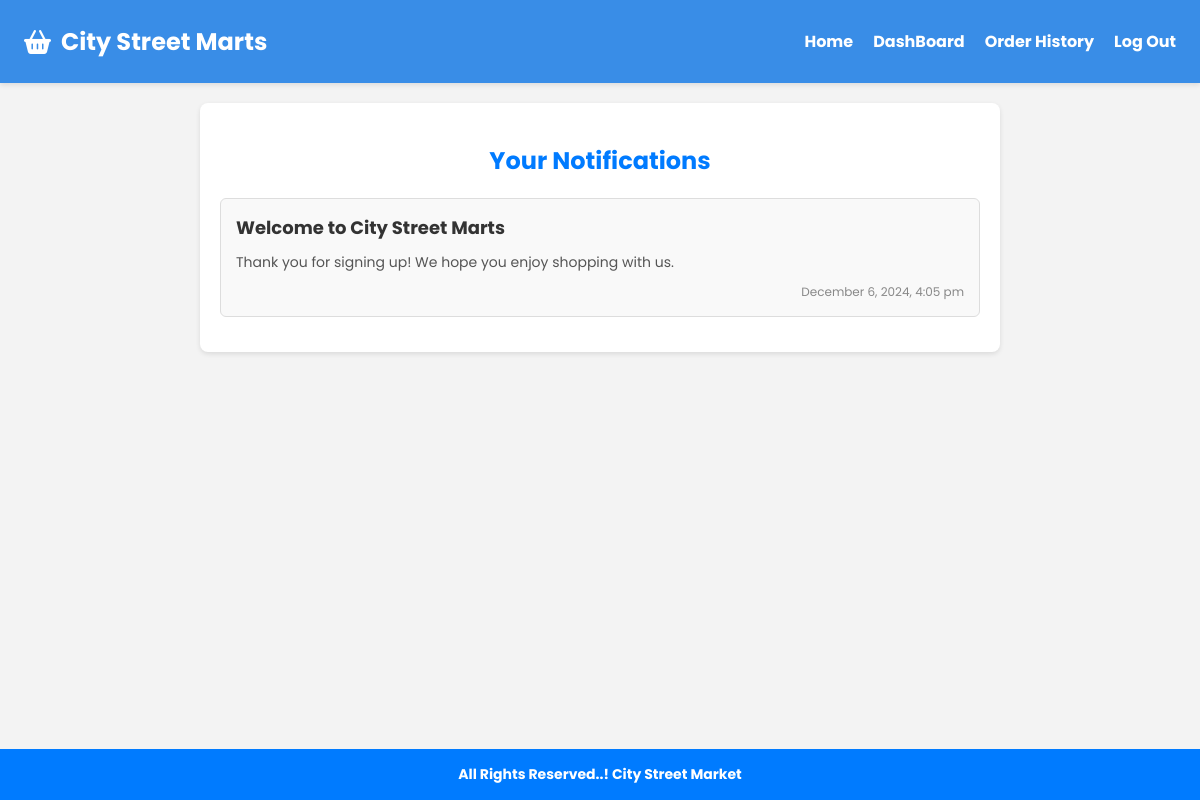
Screenshot of /user/Notifications.php (signed in) with the database file from the repository.
### tables this page shows
CREATE TABLE IF NOT EXISTS `notifications` (
  `id` int NOT NULL AUTO_INCREMENT,
  `user_id` int NOT NULL,
  `title` varchar(255) NOT NULL,
  `message` text NOT NULL,
  `created_at` timestamp NULL DEFAULT CURRENT_TIMESTAMP,
  PRIMARY KEY (`id`),
  KEY `user_id` (`user_id`)
);

### user/Notifications.php (the view, shortened to what this page needs)
<?php
include 'db.php';
$user_id = $_SESSION['user_id'];
$sql = "SELECT id, title, message, created_at
        FROM notifications
        WHERE user_id = ?
        ORDER BY created_at DESC";
$stmt = $conn->prepare($sql);
$stmt->bind_param("i", $user_id);
$stmt->execute();
$result = $stmt->get_result();
?>
<!DOCTYPE html>
<html lang="en">
<head>
    <link rel="stylesheet" href="css/Notifications.css">
    <link rel="stylesheet" href="https://cdnjs.cloudflare.com/ajax/libs/font-awesome/6.0.0-beta3/css/all.min.css">
</head>
<body>
    <header>
        <div class="logo">
            <i class="fas fa-shopping-basket"></i> City Street Marts
        </div>
        <nav>
            <ul>
                <li><a href="UserHome.php" data-page="home">Home</a></li>
                <li><a href="UserDashboard.php" data-page="home">DashBoard</a></li>
                <li><a href="UserHistory.php">Order History</a></li>
                <li><a href="#" onclick="confirmLogout()">Log Out</a></li>
            </ul>
        </nav>
    </header>
    <main id="content">
        <section class="notifications-container">
            <h2>Your Notifications</h2>
            <div class="notifications-items">
                <?php if ($result->num_rows > 0): ?>
                    <?php while ($row = $result->fetch_assoc()): ?>
                        <div class="notification-item">
                            <h3><?php echo htmlspecialchars($row['title']); ?></h3>
                            <p><?php echo htmlspecialchars($row['message']); ?></p>
                            <span class="notification-date">
                                <?php echo htmlspecialchars(date('F j, Y, g:i a', strtotime($row['created_at']))); ?>
                            </span>
                        </div>
                    <?php endwhile; ?>
                <?php else: ?>
                    <p>No new notifications.</p>
                <?php endif; ?>
            </div>
        </section>
    </main>
    <footer id="contact">
        <h4>All Rights Reserved..! City Street Market</h4>
    </footer>
</body>
</html>

### user/css/Notifications.css (style rules this page uses)
*, *::before, *::after { box-sizing: border-box; }
body { font-family: 'Poppins', sans-serif; margin: 0; padding: 0; background-color: #f3f3f3; color: #333; display: flex; flex-direction: column; min-height: 100vh; overflow-x: hidden; }
html, body { width: 100%; height: 100%; overflow: hidden; }
header { background-color: #398de7; color: #fff; padding: 1.5rem; display: flex; justify-content: space-between; align-items: center; box-shadow: 0 2px 5px rgba(0, 0, 0, 0.1); }
header .logo { font-size: 24px; font-weight: bold; display: flex; align-items: center; }
header .logo i { margin-right: 10px; }
header nav ul { list-style: none; padding: 0; margin: 0; display: flex; }
header nav ul li { margin-left: 20px; }
header nav ul li a { color: #fff; text-decoration: none; font-weight: bold; transition: color 0.3s ease; }
main { flex: 1; padding: 20px; overflow-y: auto; }
.notifications-container { max-width: 800px; margin: 0 auto; background-color: #fff; border-radius: 8px; box-shadow: 0 2px 5px rgba(0, 0, 0, 0.1); padding: 20px; word-wrap: break-word; }
.notifications-container h2 { text-align: center; margin-bottom: 20px; color: #007bff; }
.notification-item { padding: 15px; margin-bottom: 15px; border: 1px solid #ddd; border-radius: 6px; background-color: #f9f9f9; transition: box-shadow 0.3s ease; }
.notification-item h3 { margin: 0 0 10px 0; font-size: 18px; color: #333; }
.notification-item p { margin: 0; font-size: 14px; color: #555; line-height: 1.6; }
.notification-date { font-size: 12px; color: #888; display: block; margin-top: 10px; text-align: right; }
footer { text-align: center; padding: 15px; background-color: #007bff; color: #fff; width: 100%; position: relative; bottom: 0; }
footer h4 { margin: 0; font-size: 14px; }

### rows the page displays
notifications: title "Welcome to City Street Marts", message "Thank you for signing up! We hope you enjoy shopping with us.", created_at "December 6, 2024, 4:05 pm"
